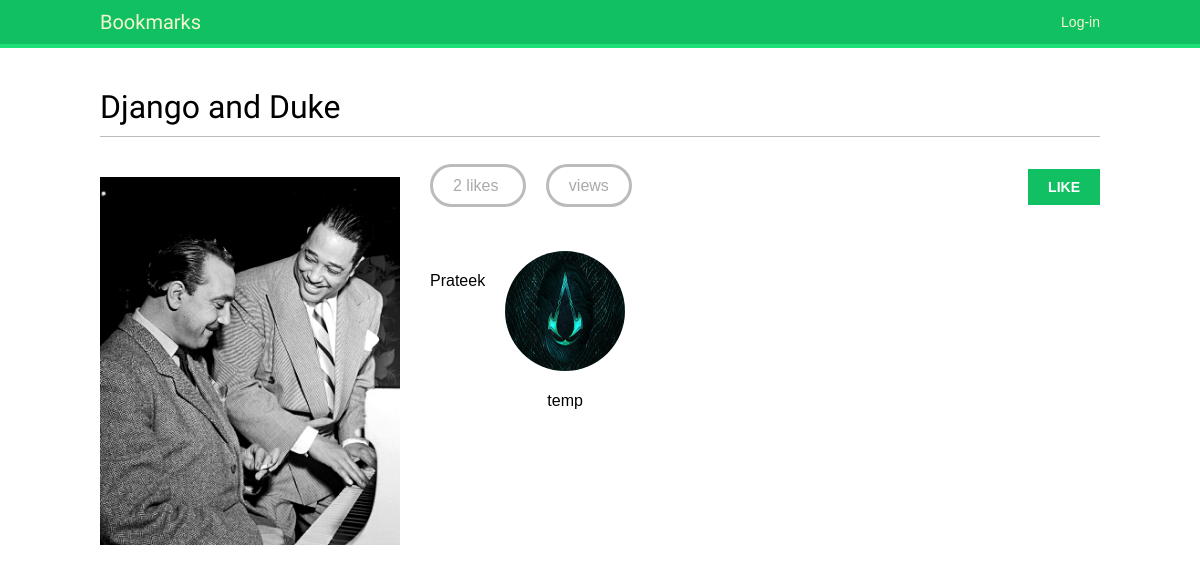
Page /images/detail/1/django-and-duke/ on the committed database.
### images/models.py (models this page shows, shortened)
class Image(models.Model):
    user = models.ForeignKey(settings.AUTH_USER_MODEL,
                             related_name='images_created',
                             on_delete=models.CASCADE)
    title = models.CharField(max_length=200)
    slug = models.SlugField(max_length=200,
                            blank=True)
    url = models.URLField(max_length=2000)
    image = models.ImageField(upload_to='images/%Y/%m/%d/')
    description = models.TextField(blank=True)
    created = models.DateField(auto_now_add=True)
    users_like = models.ManyToManyField(settings.AUTH_USER_MODEL,
                                        related_name='images_liked',
                                        blank=True)
    total_likes = models.PositiveIntegerField(default=0)
    class Meta:
        indexes = [
            models.Index(fields=['-created']),
            models.Index(fields=['-total_likes']),
        ]
        ordering = ['-created']

### account/models.py (models this page shows, shortened)
class Profile(models.Model):
    user = models.OneToOneField(settings.AUTH_USER_MODEL,on_delete=models.CASCADE)
    date_of_birth = models.DateField(blank=True, null=True)
    photo = models.ImageField(upload_to='users/%Y/%m/%d/',blank=True)

### images/views.py (the view)
def image_detail(request, id, slug):
    image = get_object_or_404(Image, id=id, slug=slug)
    total_views = r.incr(f'image:{image.id}:views')
    r.zincrby('image_ranking',1,image.id)
    return render(request,
                  'images/image/detail.html',
                  {'section': 'images',
                   'image': image,
                   'total_views':total_views})

### images/templates/images/image/detail.html (shortened to what this page needs)
{% extends "base.html" %}
{% block content %}
  <h1>{{ image.title }}</h1>
  {% load thumbnail %}
  <a href="{{ image.image.url }}">
    <img src="{% thumbnail image.image 300x0 %}" class="image-detail">
  </a>
  {% with total_likes=image.users_like.count users_like=image.users_like.all %}
    <div class="image-info">
      <div>
        <span class="count">
          <span class="total">{{ total_likes }}</span>
          like{{ total_likes|pluralize }}
        </span>
        <span class="count">
          {{ total_views }} view{{ total_views|pluralize }}
        </span>
        <a href="#" data-id="{{ image.id }}" data-action="{% if request.user in users_like %}un{% endif %}like"
    class="like button">
          {% if request.user not in users_like %}
            Like
          {% else %}
            Unlike
          {% endif %}
        </a>
      </div>
    </div>
    <div class="image-likes">
      {% for user in users_like %}
        <div>
          {% if user.profile.photo %}
            <img src="{{ user.profile.photo.url }}">
          {% endif %}
          <p>{{ user.first_name }}</p>
        </div>
      {% empty %}
        Nobody likes this image yet.
      {% endfor %}
    </div>
  {% endwith %}
{% endblock %}

### account/static/css/base.css (style rules this page uses)
body { margin:0; padding:0; font-family:helvetica, sans-serif; }
p { line-height: 1.8; }
a { color:#12c064; text-decoration:none; }
h1, h2, h3, h4, h5 , h6 { font-family: 'Muli', sans-serif; font-weight:normal; }
h1 { border-bottom:1px solid #bbb; padding:0 0 10px 0; margin:10px 0 20px 0; }
input[type=submit], a.button { font-weight:bold; background:#12c064; color:#fff; padding:10px 20px; font-size:14px; text-transform:uppercase; }
.image-preview, .image-detail { max-width:300px; float:left; margin:0 20px 20px 0; }
.image-detail { margin-top:20px; }
.image-info div { padding:20px 0; overflow:auto; }
.count { color:#aaa; border:3px solid #bbb; border-radius:26px; padding:10px 20px; margin:20px 10px 0; }
a.like, a.follow { float:right; margin-top:-8px; }
.image-likes div { float:left; width:auto; padding:10px; text-align:center; }
.image-likes img { width:120px; height:120px; border-radius:50%; }

### rows in the picture
Image: title "Django and Duke", image (picture)

### other values in the picture
{{ total_likes }} "2"
{{ user.first_name }} "Prateek"
{{ user.first_name }} "temp"
